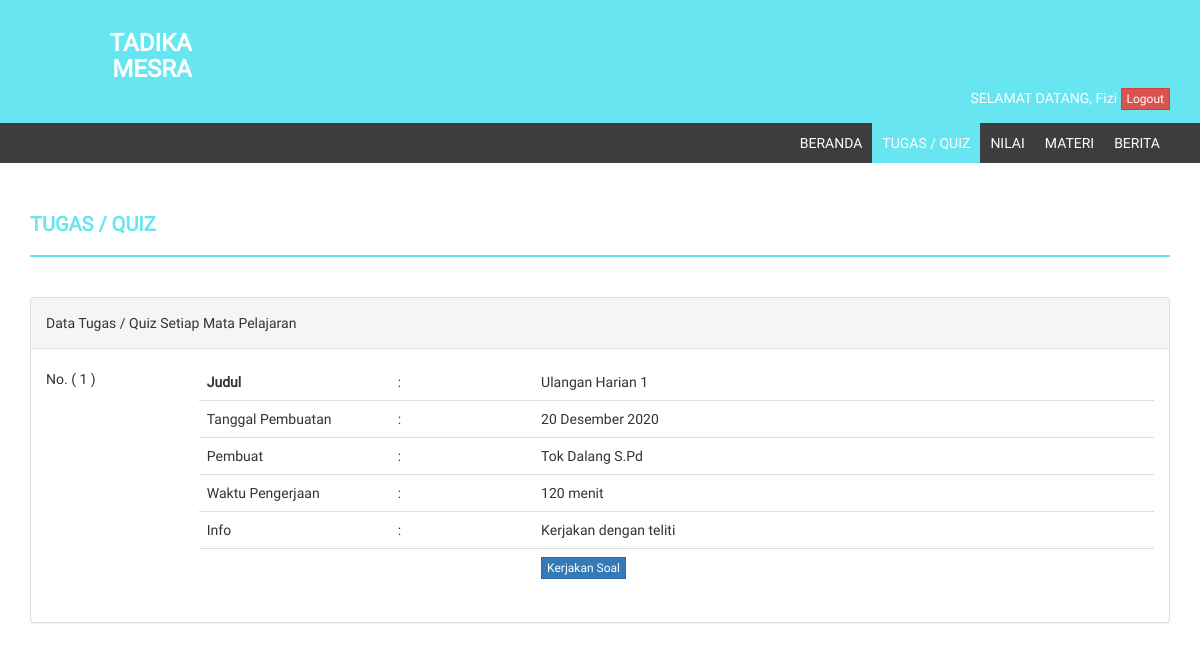
Page /?page=quiz&action=daftartopik&id_mapel=8 (signed in) on the committed database.
### tables this page shows
CREATE TABLE `tb_siswa` (
  `id_siswa` int(11) NOT NULL,
  `nis` varchar(20) NOT NULL,
  `nama_lengkap` varchar(50) NOT NULL,
  `tempat_lahir` varchar(20) NOT NULL,
  `tgl_lahir` date NOT NULL,
  `jenis_kelamin` enum('L','P') NOT NULL,
  `agama` varchar(20) NOT NULL,
  `nama_ayah` varchar(50) NOT NULL,
  `nama_ibu` varchar(50) NOT NULL,
  `no_telp` varchar(15) NOT NULL,
  `email` varchar(100) NOT NULL,
  `alamat` text NOT NULL,
  `id_kelas` int(11) NOT NULL,
  `thn_masuk` int(5) NOT NULL,
  `foto` varchar(100) NOT NULL,
  `username` varchar(40) NOT NULL,
  `password` varchar(40) NOT NULL,
  `pass` varchar(40) NOT NULL,
  `status` enum('aktif','tidak aktif') NOT NULL
);

CREATE TABLE `tb_topik_quiz` (
  `id_tq` int(11) NOT NULL,
  `judul` varchar(100) NOT NULL,
  `id_kelas` int(11) NOT NULL,
  `id_mapel` int(11) NOT NULL,
  `tgl_buat` date NOT NULL,
  `pembuat` varchar(10) NOT NULL,
  `waktu_soal` int(8) NOT NULL,
  `info` varchar(250) NOT NULL,
  `status` enum('aktif','tidak aktif') NOT NULL
);

CREATE TABLE `tb_pengajar` (
  `id_pengajar` int(11) NOT NULL,
  `nip` varchar(20) NOT NULL,
  `nama_lengkap` varchar(50) NOT NULL,
  `tempat_lahir` varchar(20) NOT NULL,
  `tgl_lahir` date NOT NULL,
  `jenis_kelamin` enum('L','P') NOT NULL,
  `agama` varchar(20) NOT NULL,
  `no_telp` varchar(15) NOT NULL,
  `email` varchar(100) NOT NULL,
  `alamat` text NOT NULL,
  `jabatan` varchar(20) NOT NULL,
  `foto` varchar(100) NOT NULL,
  `web` varchar(60) NOT NULL,
  `username` varchar(40) NOT NULL,
  `password` varchar(40) NOT NULL,
  `pass` varchar(40) NOT NULL,
  `status` enum('aktif','tidak aktif') NOT NULL
);

### koneksi.php (called while the page is built, shortened)
<?php
function tgl_indo($tgl){
	$tanggal = substr($tgl,8,2);
	$bulan 	 = getBulan(substr($tgl,5,2));
	$tahun 	 = substr($tgl,0,4);
	return $tanggal.' '.$bulan.' '.$tahun;
}
function getBulan($bln){
	switch ($bln){
		case 12:
			return "Desember";
			break;
	}
}
?>

### inc/quiz.php (the view, shortened to what this page needs)
<?php
$no = 1;
if(@$_GET['action'] != 'kerjakansoal') { ?>
<div class="row">
    <div class="col-md-12">
        <h4 class="page-head-line">Tugas / Quiz</h4>
    </div>
</div>
<?php
}
if(@$_GET['action'] == '') { ?>
	<div class="row">
	    <div class="col-md-12">
	        <div class="panel panel-default">
	            <div class="panel-heading">Data Tugas / Quiz Setiap Mata Pelajaran</div>
	            <div class="panel-body">
	                <div class="table-responsive">
	                    <table class="table table-striped table-bordered table-hover">
	                        <thead>
	                            <tr>
	                                <th>#</th>
	                                <th>Mata Pelajaran</th>
	                                <th>Aksi</th>
	                            </tr>
	                        </thead>
	                        <tbody>
	                        <?php
	                        $sql_mapel = mysqli_query($db, "SELECT * FROM tb_mapel") or die ($db->error);
	                        while($data_mapel = mysqli_fetch_array($sql_mapel)) { ?>
	                            <tr>
	                                <td width="40px" align="center"><?php echo $no++; ?></td>
	                                <td><?php echo $data_mapel['mapel']; ?></td>
	                                <td width="200px" align="center">
	                                	<a href="?page=quiz&action=daftartopik&id_mapel=<?php echo $data_mapel['id']; ?>" class="btn btn-primary btn-xs">Lihat Quiz</a>
	                                </td>
	                            </tr>
	                        	<?php
	                        } ?>
	                        </tbody>
	                    </table>
	                </div>
	            </div>
	        </div>
	    </div>
	</div>
<?php
} else if(@$_GET['action'] == 'daftartopik') { ?>
	<div class="row">
	    <div class="col-md-12">
	        <div class="panel panel-default">
	            <div class="panel-heading">Data Tugas / Quiz Setiap Mata Pelajaran</div>
	            <div class="panel-body">
					<div class="table-responsive">
					<?php
					$id_mapel = @$_GET['id_mapel'];
					$sql_tq = mysqli_query($db, "SELECT * FROM tb_topik_quiz WHERE id_mapel = '$id_mapel' AND id_kelas = '$data_terlogin[id_kelas]' AND status = 'aktif'") or die ($db->error);
					if(mysqli_num_rows($sql_tq) > 0) {
						while($data_tq = mysqli_fetch_array($sql_tq)) { ?>
						<table width="100%">
							<tr>
								<td valign="top">No. ( <?php echo $no++; ?> )</td>
								<td>
									<table class="table">
									    <thead>
									        <tr>
									            <td width="20%"><b>Judul</b></td>
									            <td>:</td>
									            <td width="65%"><?php echo $data_tq['judul']; ?></td>
									        </tr>
									    </thead>
									    <tbody>
									        <tr>
									            <td>Tanggal Pembuatan</td>
									            <td>:</td>
									            <td><?php echo tgl_indo($data_tq['tgl_buat']); ?></td>
									        </tr>
									        <tr>
									            <td>Pembuat</td>
									            <td>:</td>
									            <td>
									            	<?php
									            	if($data_tq['pembuat'] != 'admin') {
									            		$sql_peng = mysqli_query($db, "SELECT * FROM tb_pengajar WHERE id_pengajar = '$data_tq[pembuat]'") or die ($db->error);
									            		$data_peng = mysqli_fetch_array($sql_peng);
									            		echo $data_peng['nama_lengkap'];
									            	} else {
									            		echo $data_tq['pembuat'];
									            	} ?>
									            </td>
									        </tr>
									        <tr>
									            <td>Waktu Pengerjaan</td>
									            <td>:</td>
									            <td><?php echo $data_tq['waktu_soal'] / 60 ." menit"; ?></td>
									        </tr>
									        <tr>
									            <td>Info</td>
									            <td>:</td>
									            <td><?php echo $data_tq['info']; ?></td>
									        </tr>
									        <tr>
									        	<td></td>
									        	<td></td>
									        	<td>
									        		<a href="?page=quiz&action=infokerjakan&id_tq=<?php echo $data_tq['id_tq']; ?>" class="btn btn-primary btn-xs">Kerjakan Soal</a>
									        	</td>
									        </tr>
									    </tbody>
									</table>
								</td>
							</tr>
						</table>
						<?php
						}
					} else { ?>
						<div class="alert alert-danger">Data quiz yang berada di kelas ini dengan mapel tersebut tidak ada</div>
						<?php
					} ?>
					</div>
	            </div>
	        </div>
	    </div>
	</div>
	<?php
} else if(@$_GET['action'] == 'infokerjakan') { ?>
	<div class="row">
	    <div class="col-md-12">
	        <div class="panel panel-default">
	            <div class="panel-heading">Informasi Tugas / Quiz</div>
	            <div class="panel-body">
	            <?php
	            $sql_nilai = mysqli_query($db, "SELECT * FROM tb_nilai_pilgan WHERE id_tq = '$_GET[id_tq]' AND id_siswa = '$_SESSION[siswa]'") or die ($db->error);
	            $sql_jwb = mysqli_query($db, "SELECT * FROM tb_jawaban WHERE id_tq = '$_GET[id_tq]' AND id_siswa = '$_SESSION[siswa]'") or die ($db->error);
	            if(mysqli_num_rows($sql_nilai) > 0 || mysqli_num_rows($sql_jwb) > 0) {
	            	echo "Anda sudah mengerjakan ujian / test ini, silahkan lihat nilai Anda di halaman nilai.";
	            } else { ?>
					1. Baca dengan seksama dan teliti sebelum mengerjakan Tugas / Quiz.<br />
					2. Pastikan koneksi anda terjamin dan bagus.<br />
					3. Pilih browser yang versi terbaru.<br />
					4. Jika mati lampu hubungi pengajar mata pelajaran terkait untuk melakukan jian ulang.
					<?php
				} ?>
	            </div>
	            <div class="panel-footer">
					<?php
					if(mysqli_num_rows($sql_nilai) > 0 || mysqli_num_rows($sql_jwb) > 0) { ?>
						<a href="?page=quiz" class="btn btn-primary">Kembali</a>
						<?php
					} else {
						$sql_cek_soal_pilgan = mysqli_query($db, "SELECT * FROM tb_soal_pilgan WHERE id_tq = '$_GET[id_tq]'") or die ($db->error);
						$sql_cek_soal_essay = mysqli_query($db, "SELECT * FROM tb_soal_essay WHERE id_tq = '$_GET[id_tq]'") or die ($db->error);
						if(mysqli_num_rows($sql_cek_soal_pilgan) > 0 || mysqli_num_rows($sql_cek_soal_essay) > 0) { ?>
							<a href="soal.php?id_tq=<?php echo @$_GET['id_tq']; ?>" class="btn btn-primary">Mulai Mengerjakan</a>
						<?php
						} else { ?>
							<a onclick="alert('Data soal tidak ditemukan, mungkin karena belum dibuat. Silahkan hubungi guru yang bersangkutan');" class="btn btn-primary">Mulai Mengerjakan</a>
						<?php
						} ?>
						<a href="?page=quiz" class="btn btn-primary">Kembali</a>
					<?php
					} ?>
				</div>
	        </div>
	    </div>
	</div>
	<?php
}
?>

### index.php (shortened to what this page needs)
<?php
include "koneksi.php";
if(!@$_SESSION['siswa']) {
    if(@$_GET['hal'] == 'daftar') {
        include "register.php";
    } else {
        include "login.php";
    }
} else { ?>
<!DOCTYPE html>
<html>
<head>
    <link href="style/assets/css/bootstrap.css" rel="stylesheet" />
    <link href="style/assets/css/font-awesome.css" rel="stylesheet" />
    <link href="style/assets/css/style.css" rel="stylesheet" />
</head>
<body>
<?php
$sql_terlogin = mysqli_query($db, "SELECT * FROM tb_siswa JOIN tb_kelas ON tb_siswa.id_siswa = '$_SESSION[siswa]' AND tb_kelas.id_kelas = tb_siswa.id_kelas") or die ($db->error);
$data_terlogin = mysqli_fetch_array($sql_terlogin);
?>
    <header>
        <h3><b class="col-md-2">TADIKA MESRA</b></h3>
        <div class="container">
            <div class="row">
                <div class="col-md-12">
                    SELAMAT DATANG, <?php echo ucfirst($data_terlogin['username']); ?> <a href="inc/logout.php?sesi=siswa" class="btn btn-xs btn-danger">Logout</a>
                </div>
            </div>
        </div>
    </header>
    <section class="menu-section">
        <div class="container">
            <div class="row">
                <div class="col-md-12">
                    <div class="navbar-collapse collapse ">
                        <ul id="menu-top" class="nav navbar-nav navbar-right">
                            <li><a <?php if(@$_GET['page'] == '') { echo 'class="menu-top-active"'; } ?> href="./">Beranda</a></li>
                            <li><a <?php if(@$_GET['page'] == 'quiz') { echo 'class="menu-top-active"'; } ?> href="?page=quiz">Tugas / Quiz</a></li>
                            <li><a <?php if(@$_GET['page'] == 'nilai') { echo 'class="menu-top-active"'; } ?> href="?page=nilai">Nilai</a></li>
                            <li><a <?php if(@$_GET['page'] == 'materi') { echo 'class="menu-top-active"'; } ?> href="?page=materi">Materi</a></li>
                            <li><a <?php if(@$_GET['page'] == 'berita') { echo 'class="menu-top-active"'; } ?> href="?page=berita">Berita</a></li>
                        </ul>
                    </div>
                </div>
            </div>
        </div>
    </section>
    <div class="content-wrapper">
        <div class="container" id="wadah">
        <?php
        if(@$_GET['page'] == '') {
            include "inc/beranda.php";
        } else if(@$_GET['page'] == 'quiz') {
            include "inc/quiz.php";
        } else if(@$_GET['page'] == 'nilai') {
            include "inc/nilai.php";
        } else if(@$_GET['page'] == 'materi') {
            include "inc/materi.php";
        } else if(@$_GET['page'] == 'berita') {
            include "inc/berita.php";
        } ?>
        </div>
    </div>
</body>
</html>
<?php
}
?>

### style/assets/css/style.css (style rules this page uses)
body { font-family: 'Roboto', sans-serif; line-height: 30px; }
.content-wrapper { margin-top: 40px; min-height: 600px; padding-bottom: 60px; }
.page-head-line { font-weight: 900; padding-bottom: 20px; border-bottom: 2px solid #67e5f0; text-transform: uppercase; color: #67e5f0; font-size: 20px; margin-bottom: 40px; }
.btn { border-radius: 0px; -webkit-border-radius: 0px; -moz-border-radius: 0px; }
header { background-color: #67e5f0; color: #fff; padding: 10px; text-align: right; }
.menu-section { background-color: #3D3D3D; }
#menu-top a { color: #FFF; text-decoration: none; font-weight: 500; padding: 10px 10px 10px 10px; text-transform: uppercase; }
.menu-top-active { background-color: #67e5f0; }

### rows in the picture
tb_siswa: username "Fizi"
tb_topik_quiz: judul "Ulangan Harian 1", tgl_buat "20 Desember 2020", tb_pengajar.nama_lengkap "Tok Dalang S.Pd", $data_tq['waktu_soal']/60 "120", info "Kerjakan dengan teliti"
